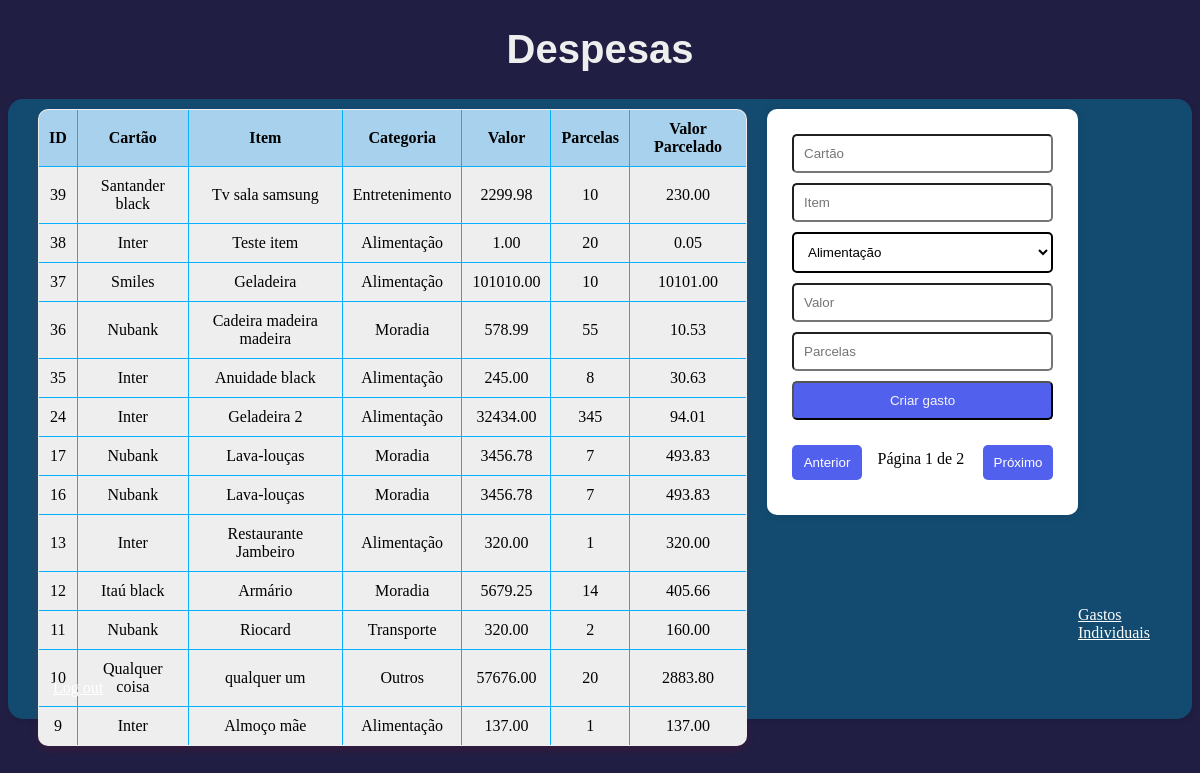
The app's page / (signed in), older data.
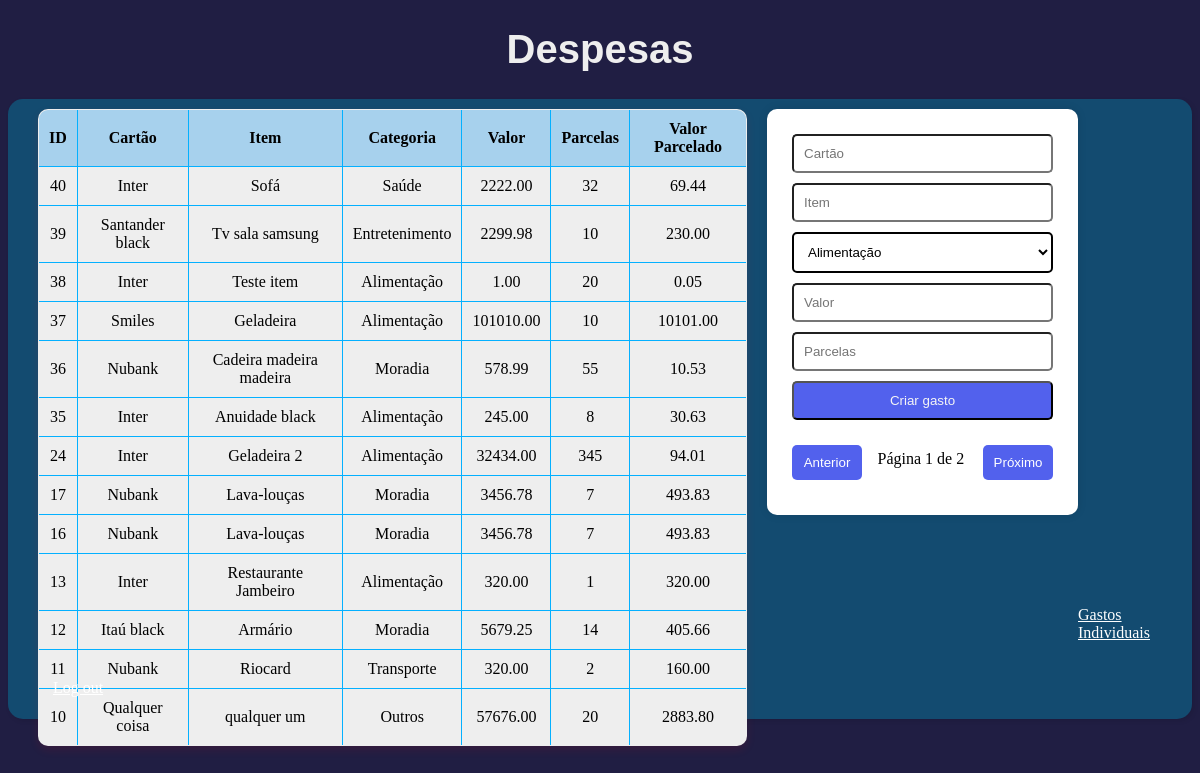
The same page, newer data.
### usuarios/models.py (models this page shows, shortened)
class Gastos(models.Model):
    CATEGORIA_GASTO = [
        ("Alimentação", "Alimentação"),
        ("Transporte", "Transporte"),
        ("Entretenimento", "Entretenimento"),
        ("Moradia", "Moradia"),
        ("Educação", "Educação"),
        ("Serviços", "Serviços"),
        ("Saúde", "Saúde"),
        ("Outros", "Outros"),
    ]
    cartao = models.CharField(max_length=20)
    item = models.CharField(max_length=64)
    valor = models.DecimalField(max_digits=10, decimal_places=2)
    parcelas = models.IntegerField()
    categoria = models.CharField(max_length=30, choices=CATEGORIA_GASTO)
    def valor_parcelado(self):
        if self.parcelas > 0:
            valor_parcelado = self.valor/self.parcelas
            return valor_parcelado
        return 0.00

### usuarios/views.py (the view)
# urls.py: path("", views.index, name="index"),
def index(request):
    gastos = Gastos.objects.all()
    if not request.user.is_authenticated:
        return HttpResponseRedirect(reverse("login"))
    return(render(request, "usuarios/usuario.html", {
        "gastos": gastos
    }))

### usuarios/templates/usuarios/usuario.html (shortened to what this page needs)
{% extends "usuarios/layout.html" %}
{% block body %}
    <h1 id="h1Despesas">Despesas</h1>
    <div id="divPrincipal">
        <table id="tabprincipal">
            <thead>
                <tr>
                    <th>ID</th>
                    <th>Cartão</th>
                    <th>Item</th>
                    <th>Categoria</th>
                    <th>Valor</th>
                    <th>Parcelas</th>
                    <th>Valor Parcelado</th>
                </tr>
            </thead>
            <tbody id="gastosTable">
                {% for gasto in gastos|slice:"::-1" %}
                <tr class="gasto-item">
                    <td>{{ gasto.id }}</td>
                    <td>{{ gasto.cartao }}</td>
                    <td>{{ gasto.item }}</td>
                    <td>{{ gasto.categoria }}</td>
                    <td>{{ gasto.valor }}</td>
                    <td>{{ gasto.parcelas }}</td>
                    <td>{{ gasto.valor_parcelado|floatformat:2 }}</td>
                </tr>
                {% empty %}
                <tr>
                    <td colspan="6">Nenhum gasto encontrado.</td>
                </tr>
                {% endfor %}
            </tbody>
        </table>
        <form id="formGastos" action="{% url 'criar_gasto' %}" method="post">
            <input type="text" name="cartao" placeholder="Cartão" required>
            <input type="text" name="item" placeholder="Item" required>
            <select name="categoria" required>
                <option value="Alimentação">Alimentação</option>
            </select>
            <input type="number" name="valor" step="0.01" placeholder="Valor" required>
            <input type="number" name="parcelas" placeholder="Parcelas" required>
            <button type="submit" name="criar_gasto">Criar gasto</button>
            <div id="paginationButtons">
                <button id="anterPag">Anterior</button>
                <span id="pageInfo">Página {{ page_obj.number }} de {{ page_obj.paginator.num_pages }}</span>
                <button id="proxPag">Próximo</button>
            </div>
        </form>
        <a id="botConsultIndiv" href="{% url 'gastosIndividuais' %}">Gastos Individuais</a>
</div>
<a class="botaologout" href="{% url 'logout' %}">Log out</a>
{% endblock %}

### usuarios/templates/usuarios/layout.html (shortened to what this page needs)
<!DOCTYPE html>
<html lang="en">
<head>
</head>
<body>
    {% block body %}
    {% endblock %}
</body>
</html>

### usuarios/templates/usuarios/usuario.html (style rules this page uses)
body { background-color:rgb(32, 30, 67); }
#divPrincipal { display: flex; justify-content: center; align-items: center; margin: 0 auto; background-color: rgb(19, 75, 112); border-radius: 15px; box-shadow: 2px 2px 5px rgba(0, 0, 0, 0.1); padding: 10px; height: 600px; }
#h1Despesas { text-align: center; color: rgb(238, 238, 238); font-size: 40px; font-family: 'Gill Sans', 'Gill Sans MT', Calibri, 'Trebuchet MS', sans-serif; }
#tabprincipal { width: 70%; align-self: flex-start; border-collapse: collapse; background-color: rgb(238, 238, 238); border: 1px solid rgb(80, 140, 155); border-radius: 10px; overflow: hidden; margin-left: 20px; box-shadow: 0px 4px 10px rgba(255, 0, 0, 0.1); }
th, td { border: 1px solid rgb(4, 176, 255); padding: 10px; text-align: center; }
th { background-color: rgb(167, 209, 237); }
select { padding: 1px; border-width: 2px; border-color: black; }
#formGastos { align-self: flex-start; width: 300px; padding: 25px; border-radius: 10px; box-shadow: 0px 0px 10px rgba(0, 0, 0, 0.1); background-color: #fff; display: flex; flex-direction: column; align-items: center; margin-left: 20px; }
#botConsultIndiv { size: 20px; margin-top: 37%; text-align: left ; cursor: pointer; border-radius: 10px; border: #ffffff; color: white; }
#paginationButtons { display: flex; justify-content: space-between; width: 100%; margin-top: 15px; }
#anterPag, #proxPag { background-color: rgb(82, 97, 237); width: 70px; padding: 10px; border: none; color: white; cursor: pointer; text-align: center; }
#pageInfo { color: #000000; width: 90px; align-self: auto; padding: 5px; }
input, button, select { background-color: rgb(255, 255, 255); width: 100%; border-radius: 5px; margin-bottom: 10px; padding: 10px; box-sizing: border-box; }
button { background-color: rgb(82, 97, 237); color: whitesmoke; cursor: pointer; }
.botaologout { border-radius: 5px; padding: 10px; color: rgb(255, 255, 255); text-align: center; display: block; width: 80px; margin-top: -50px; margin-left: 20px; }

Row changes from the older to the newer data that the page shows:
no longer on this page (row unchanged): Gastos: id "9", cartao "Inter", item "Almoço mãe", categoria "Alimentação", valor "137.00", parcelas "1", valor_parcelado "137.00"
added Gastos: id "40", cartao "Inter", item "Sofá", categoria "Saúde", valor "2222.00", parcelas "32", valor_parcelado "69.44"
